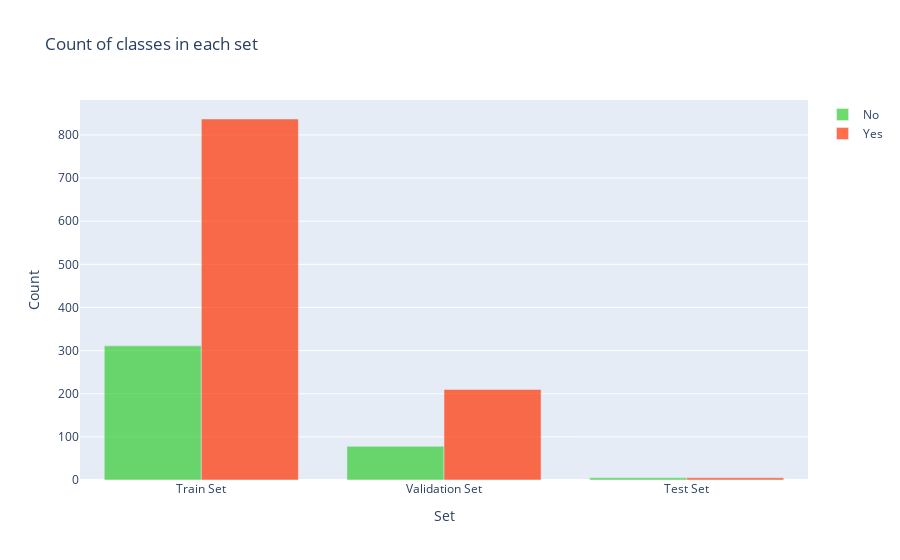

Source (notebook cell):
### Markdown cell above
### Distribution of classes among sets:

### Code cell
y = dict()
y[0] = []
y[1] = []
for set_name in (y_train, y_val, y_test):
    y[0].append(np.sum(set_name == 0))
    y[1].append(np.sum(set_name == 1))

trace0 = go.Bar(
    x=['Train Set', 'Validation Set', 'Test Set'],
    y=y[0],
    name='No',
    marker=dict(color='#33cc33'),
    opacity=0.7
)
trace1 = go.Bar(
    x=['Train Set', 'Validation Set', 'Test Set'],
    y=y[1],
    name='Yes',
    marker=dict(color='#ff3300'),
    opacity=0.7
)
data = [trace0, trace1]
layout = go.Layout(
    title='Count of classes in each set',
    xaxis={'title': 'Set'},
    yaxis={'title': 'Count'}
)
fig = go.Figure(data, layout)
iplot(fig)

### Figure 1 — Plotly figure (JSON) as saved in the notebook; plotly's stock layout.template omitted (floating-point values rounded to 4 significant figures)
{"data": [{"opacity": 0.7, "name": "No", "y": [311, 78, 5], "marker": {"color": "#33cc33"}, "x": ["Train Set", "Validation Set", "Test Set"], "type": "bar"}, {"opacity": 0.7, "name": "Yes", "y": [837, 210, 5], "marker": {"color": "#ff3300"}, "x": ["Train Set", "Validation Set", "Test Set"], "type": "bar"}], "layout": {"yaxis": {"title": {"text": "Count"}}, "xaxis": {"title": {"text": "Set"}}, "title": {"text": "Count of classes in each set"}}}
